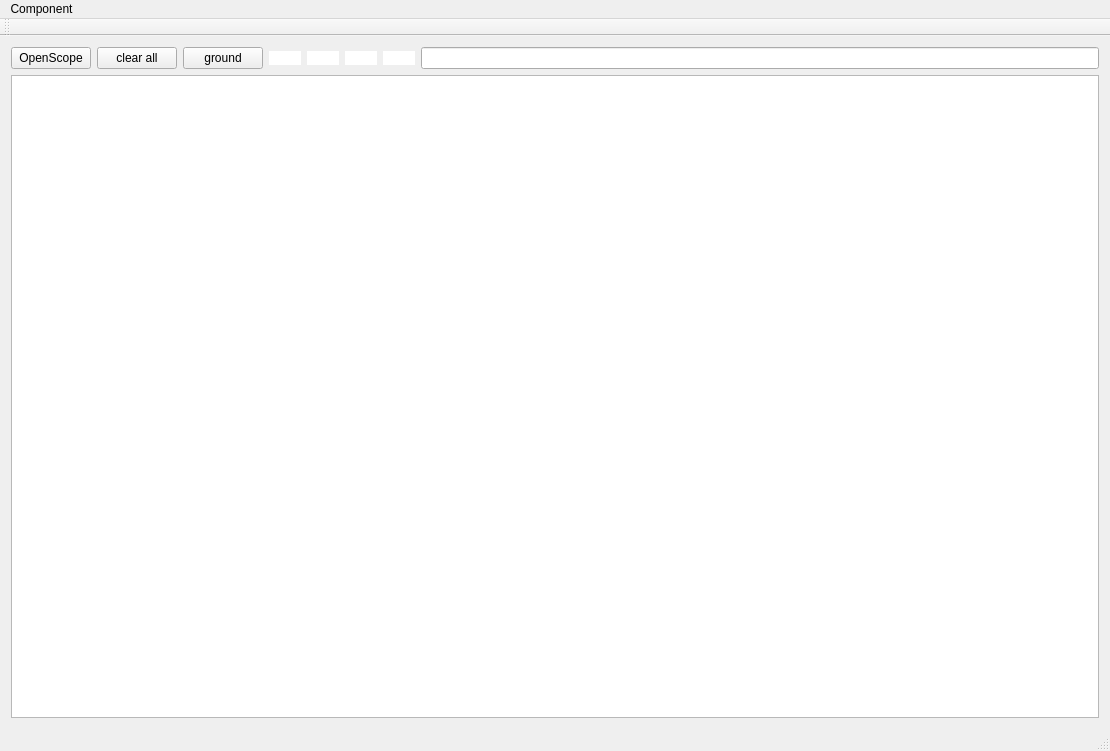
<?xml version="1.0" encoding="UTF-8"?>
<ui version="4.0">
 <class>ECSsystem</class>
 <widget class="QMainWindow" name="ECSsystem">
  <property name="geometry">
   <rect>
    <x>0</x>
    <y>0</y>
    <width>1110</width>
    <height>751</height>
   </rect>
  </property>
  <property name="windowTitle">
   <string>ECSsystem</string>
  </property>
  <widget class="QWidget" name="centralWidget">
   <layout class="QGridLayout" name="gridLayout_2">
    <item row="0" column="1">
     <layout class="QGridLayout" name="gridLayout">
      <item row="0" column="3">
       <widget class="QPushButton" name="resistorButton">
        <property name="styleSheet">
         <string notr="true">#resistorButton {
background-color: white;
border-image: url(:resistor.png);
border: none;
}
#resistorButton:pressed{
background-color: rgb(152, 204, 255);
}</string>
        </property>
        <property name="text">
         <string/>
        </property>
       </widget>
      </item>
      <item row="0" column="5">
       <widget class="QPushButton" name="inductorButton">
        <property name="styleSheet">
         <string notr="true">#inductorButton {
background-color: white;
border-image: url(:inductor.png);
border: none;
}
#inductorButton:pressed
{
background-color: rgb(152, 204, 255);
}</string>
        </property>
        <property name="text">
         <string/>
        </property>
       </widget>
      </item>
      <item row="0" column="4">
       <widget class="QPushButton" name="capacitorButton">
        <property name="styleSheet">
         <string notr="true">#capacitorButton {
background-color: white;
border-image: url(:capacitor.png);
border: none;
}
#capacitorButton:pressed
{
background-color: rgb(152, 204, 255);
}</string>
        </property>
        <property name="text">
         <string/>
        </property>
       </widget>
      </item>
      <item row="0" column="6">
       <widget class="QPushButton" name="vsourceButton">
        <property name="styleSheet">
         <string notr="true">#vsourceButton {
background-color: white;
border-image: url(:vsource.png);
border: none;
}
#vsourceButton:pressed
{
background-color: rgb(152, 204, 255);
}</string>
        </property>
        <property name="text">
         <string/>
        </property>
       </widget>
      </item>
      <item row="0" column="0">
       <widget class="QPushButton" name="OpenScopeButton">
        <property name="text">
         <string>OpenScope</string>
        </property>
       </widget>
      </item>
      <item row="0" column="1">
       <widget class="QPushButton" name="clearButton">
        <property name="text">
         <string>clear all</string>
        </property>
       </widget>
      </item>
      <item row="0" column="2">
       <widget class="QPushButton" name="groundButton">
        <property name="text">
         <string>ground</string>
        </property>
       </widget>
      </item>
      <item row="0" column="7">
       <widget class="QLineEdit" name="lineEdit"/>
      </item>
     </layout>
    </item>
    <item row="1" column="1">
     <widget class="workspace" name="workspaceView"/>
    </item>
   </layout>
  </widget>
  <widget class="QMenuBar" name="menuBar">
   <property name="geometry">
    <rect>
     <x>0</x>
     <y>0</y>
     <width>1110</width>
     <height>22</height>
    </rect>
   </property>
   <widget class="QMenu" name="menuComponent">
    <property name="title">
     <string>Component</string>
    </property>
   </widget>
   <addaction name="menuComponent"/>
  </widget>
  <widget class="QToolBar" name="mainToolBar">
   <attribute name="toolBarArea">
    <enum>TopToolBarArea</enum>
   </attribute>
   <attribute name="toolBarBreak">
    <bool>false</bool>
   </attribute>
  </widget>
  <widget class="QStatusBar" name="statusBar"/>
 </widget>
 <layoutdefault spacing="6" margin="11"/>
 <customwidgets>
  <customwidget>
   <class>workspace</class>
   <extends>QGraphicsView</extends>
   <header>workspace.h</header>
  </customwidget>
 </customwidgets>
 <resources/>
 <connections/>
</ui>
